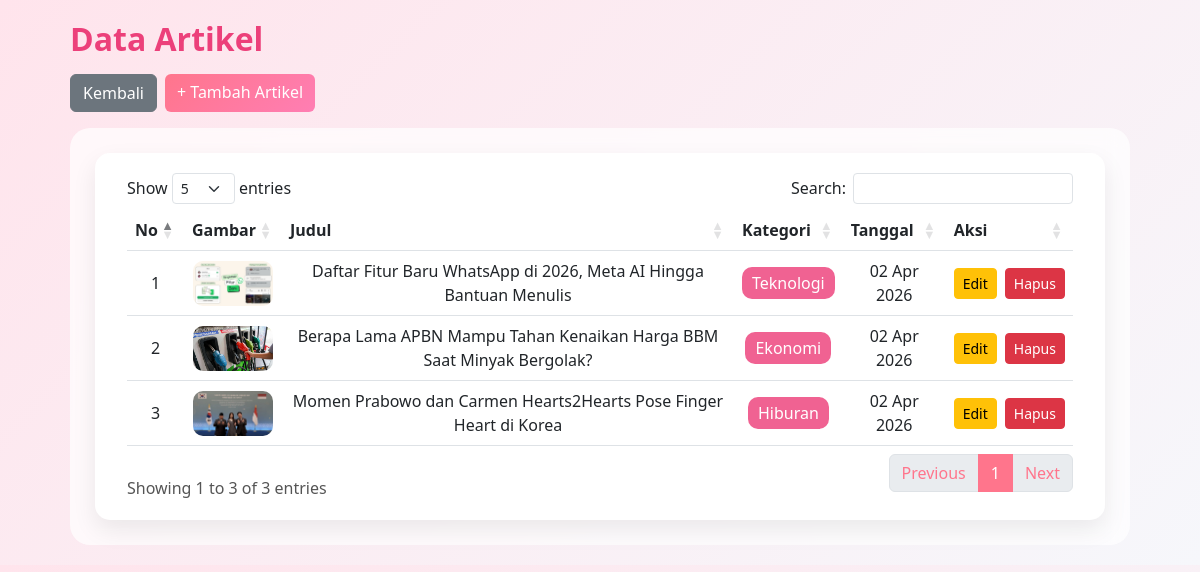
/admin/artikel.php, run on the app's committed database.
### tables this page shows
CREATE TABLE `artikel` (
  `id_artikel` int(11) NOT NULL,
  `judul` varchar(255) NOT NULL,
  `isi` text NOT NULL,
  `gambar` varchar(255) DEFAULT NULL,
  `tanggal` datetime DEFAULT current_timestamp(),
  `views` int(11) DEFAULT 0,
  `id_kategori` int(11) DEFAULT NULL,
  `id_user` int(11) DEFAULT NULL
);

CREATE TABLE `kategori` (
  `id_kategori` int(11) NOT NULL,
  `nama_kategori` varchar(100) NOT NULL
);

### admin/artikel.php (the view, shortened to what this page needs)
<?php
include "koneksi.php";
?>
<!DOCTYPE html>
<html lang="id">
<head>
    <link href="https://cdn.jsdelivr.net/npm/bootstrap@5.3.0/dist/css/bootstrap.min.css" rel="stylesheet">
    <link href="https://cdn.datatables.net/1.13.4/css/dataTables.bootstrap5.min.css" rel="stylesheet">
</head>
<body>
    <div class="content">
        <h2 class="mb-3" style="color:#ec407a;">Data Artikel</h2>
        <div class="mb-3 d-flex gap-2">
            <a href="index.php" class="btn btn-secondary">Kembali</a>
            <a href="?menu=tambah_artikel" class="btn btn-pink">+ Tambah Artikel</a>
        </div>
        <div class="card-custom">
            <div class="table-wrapper">
                <table id="tabelArtikel" class="table align-middle text-center">
                    <thead>
                        <tr>
                            <th>No</th>
                            <th>Gambar</th>
                            <th>Judul</th>
                            <th>Kategori</th>
                            <th>Tanggal</th>
                            <th>Aksi</th>
                        </tr>
                    </thead>
                    <tbody>
                        <?php
                        $no = 1;
                        $data = mysqli_query($conn, "
                            SELECT artikel.*, kategori.nama_kategori
                            FROM artikel
                            JOIN kategori ON artikel.id_kategori = kategori.id_kategori
                            ORDER BY artikel.tanggal DESC
                        ");
                        while ($d = mysqli_fetch_assoc($data)) {
                        ?>
                            <tr>
                                <td><?= $no++; ?></td>
                                <td>
                                    <?php if (!empty($d['gambar'])) { ?>
                                        <img src="../img/<?= htmlspecialchars($d['gambar']); ?>" width="80">
                                    <?php } else { ?>
                                        <span>-</span>
                                    <?php } ?>
                                </td>
                                <td><?= htmlspecialchars($d['judul']); ?></td>
                                <td>
                                    <span class="badge-kategori">
                                        <?= htmlspecialchars($d['nama_kategori']); ?>
                                    </span>
                                </td>
                                <td>
                                    <?= !empty($d['tanggal']) ? date('d M Y', strtotime($d['tanggal'])) : '-' ?>
                                </td>
                                <td>
                                    <div class="d-flex justify-content-center gap-2">
                                        <a href="?menu=edit_artikel&id=<?= $d['id_artikel']; ?>"
                                            class="btn btn-warning btn-sm">Edit</a>
                                        <a href="hapus_artikel.php?id=<?= $d['id_artikel']; ?>"
                                            class="btn btn-danger btn-sm"
                                            onclick="return confirm('Yakin hapus artikel ini?')">
                                            Hapus
                                        </a>
                                    </div>
                                </td>
                            </tr>
                        <?php } ?>
                    </tbody>
                </table>
            </div>
        </div>
    </div>
</body>
</html>

### admin/artikel.php (style rules this page uses)
body { background: linear-gradient(135deg, #ffe4ec, #f6f7fb); font-family: 'Segoe UI', sans-serif; }
.content { max-width: 1100px; margin: auto; padding: 20px; }
h2 { font-weight: bold; }
.card-custom { border-radius: 20px; background: rgba(255, 255, 255, 0.7); backdrop-filter: blur(10px); padding: 25px; }
.table-wrapper { background: white; border-radius: 15px; padding: 20px; box-shadow: 0 10px 25px rgba(0, 0, 0, 0.08); }
thead { background: linear-gradient(135deg, #ff758c, #ff7eb3); color: white; }
tbody tr { transition: 0.2s; }
.btn-pink { background: linear-gradient(135deg, #ff758c, #ff7eb3); color: white; border: none; }
.table img { border-radius: 10px; transition: 0.3s; }
.badge-kategori { background: #f06292; color: white; padding: 5px 10px; border-radius: 10px; }

### data on the page
artikel: gambar (picture), judul "Daftar Fitur Baru WhatsApp di 2026, Meta AI Hingga Bantuan Menulis", id_kategori.nama_kategori "Teknologi", tanggal "02 Apr 2026"
artikel: gambar (picture), judul "Berapa Lama APBN Mampu Tahan Kenaikan Harga BBM Saat Minyak Bergolak?", id_kategori.nama_kategori "Ekonomi", tanggal "02 Apr 2026"
artikel: gambar (picture), judul "Momen Prabowo dan Carmen Hearts2Hearts Pose Finger Heart di Korea", id_kategori.nama_kategori "Hiburan", tanggal "02 Apr 2026"
